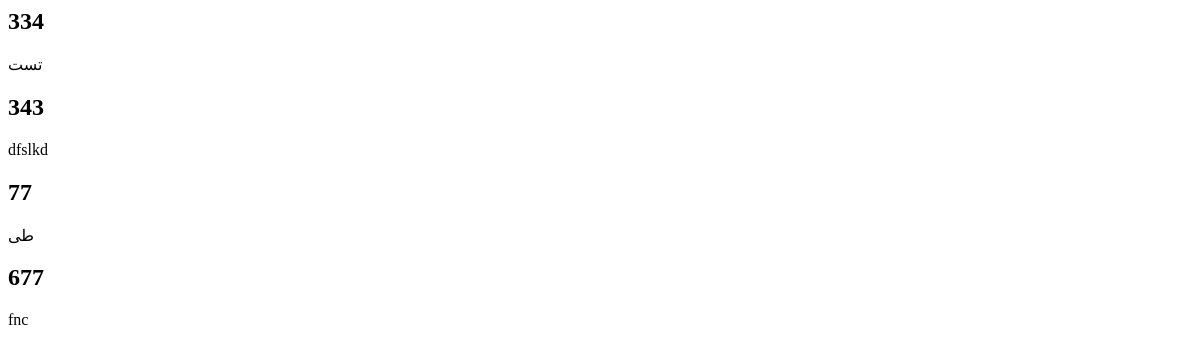
Page /number2/ on the earlier database version.
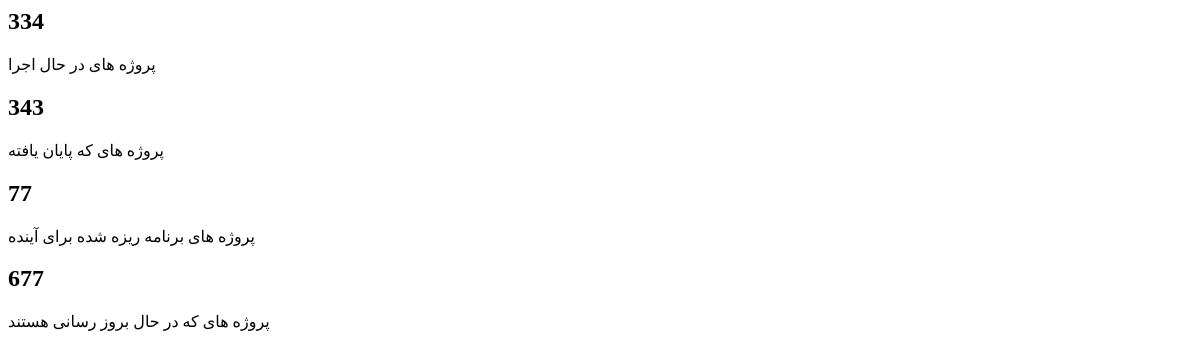
Same page on the later database version.
### textInfo/models.py (models this page shows, shortened)
class Number(models.Model):
    name = models.CharField(max_length=200, unique=True)
    value = models.IntegerField()

### project/views.py (the view)
# urls.py: path('number2/', number2 , name='number2'),
def number2(request):
    numbers = Number.objects.all()[:4]
    return render(request, 'number2.html', {'numbers': numbers})

### textInfo/context_processors.py (called while the page is built)
def numbers_processor(request):
    numbers = Number.objects.all()[:4]  # فقط 4 عدد اول
    return {
        'numbers': numbers
    }

def header_info_processor(request):
    try:
        header_info = HeaderInfo.objects.first()
    except HeaderInfo.DoesNotExist:
        header_info = None
    return {
        'header_info': header_info
    }

def footer_info_processor(request):
    try:
        footer_info = FooterInfo.objects.first()
    except FooterInfo.DoesNotExist:
        footer_info = None
    return {
        'footer_info': footer_info
    }

def company_info_processor(request):
    try:
        company_info = CompanyInfo.objects.first()
    except CompanyInfo.DoesNotExist:
        company_info = None
    return {
        'company_info': company_info
    }

def services_processor(request):
    try:
        services = Service.objects.filter(is_visible=True)
        return {'services': services}
    except:
        return {'services': []}

def employees_processor(request):
    try:
        employees = Employee.objects.filter(is_visible=True)
        return {'employees': employees}
    except:
        return {'employees': []}

### templates/main/number2.html (shortened to what this page needs)
{% load static %}
{% block content %}
    <div class="fact">
        <div class="container-fluid">
            <div class="row counters">
                <div class="col-md-6 fact-left wow slideInLeft">
                    <div class="row">
                        <div class="col-6">
                            <div class="fact-text">
                                <h2 data-toggle="counter-up">{{ numbers.0.value }}</h2>
                                <p>{{ numbers.0.name }}</p>
                            </div>
                        </div>
                        <div class="col-6">
                            <div class="fact-text">
                                <h2 data-toggle="counter-up">{{ numbers.1.value }}</h2>
                                <p>{{ numbers.1.name }}</p>
                            </div>
                        </div>
                    </div>
                </div>
                <div class="col-md-6 fact-right wow slideInRight">
                    <div class="row">
                        <div class="col-6">
                            <div class="fact-text">
                                <h2 data-toggle="counter-up">{{ numbers.2.value }}</h2>
                                <p>{{ numbers.2.name }}</p>
                            </div>
                        </div>
                        <div class="col-6">
                            <div class="fact-text">
                                <h2 data-toggle="counter-up">{{ numbers.3.value }}</h2>
                                <p>{{ numbers.3.name }}</p>
                            </div>
                        </div>
                    </div>
                </div>
            </div>
        </div>
    </div>
{% endblock %}

Differences in the rows shown:
changed Number: name "تست" → "پروژه های در حال اجرا"
changed Number: name "dfslkd" → "پروژه های که پایان یافته"
changed Number: name "طی" → "پروژه های برنامه ریزه شده برای آینده"
changed Number: name "fnc" → "پروژه های که در حال بروز رسانی هستند"
